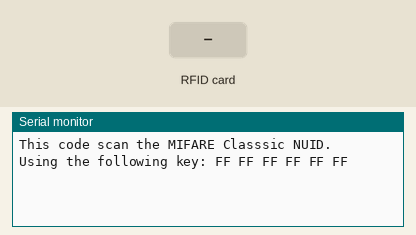
A sketch run on a simulated Arduino Uno, built with avr-gcc and run on an emulated ATmega328P. Parts: the last lines printed to the serial monitor. The inputs (shaded band) are chosen by the test bench.

Above: at 1.2 s.
1.3 s: RFID card 5E 7A 19 C4 held to the reader
At 2.3 s:
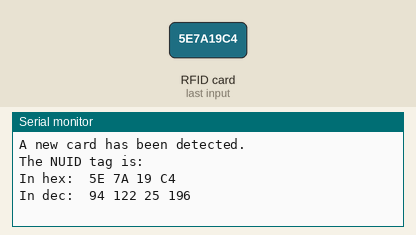
2.8 s: RFID card 5E 7A 19 C4 held to the reader
At 3.8 s:
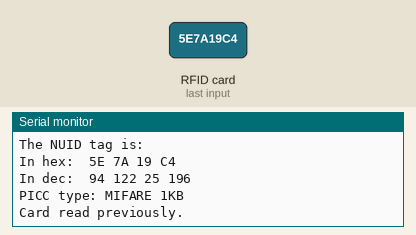

The sketch:

ReadNUID.ino
```cpp
// (licence header left out)
#include <SPI.h>
#include <MFRC522.h>

#define SS_PIN 10
#define RST_PIN 9

MFRC522 rfid(SS_PIN, RST_PIN); // Instance of the class

MFRC522::MIFARE_Key key;

// Init array that will store new NUID
byte nuidPICC[4];

void setup() {
  Serial.begin(9600);
  SPI.begin(); // Init SPI bus
  rfid.PCD_Init(); // Init MFRC522

  for (byte i = 0; i < 6; i++) {
    key.keyByte[i] = 0xFF;
  }

  Serial.println(F("This code scan the MIFARE Classsic NUID."));
  Serial.print(F("Using the following key:"));
  printHex(key.keyByte, MFRC522::MF_KEY_SIZE);
}

void loop() {

  // Reset the loop if no new card present on the sensor/reader. This saves the entire process when idle.
  if ( ! rfid.PICC_IsNewCardPresent())
    return;

  // Verify if the NUID has been readed
  if ( ! rfid.PICC_ReadCardSerial())
    return;

  Serial.print(F("PICC type: "));
  MFRC522::PICC_Type piccType = rfid.PICC_GetType(rfid.uid.sak);
  Serial.println(rfid.PICC_GetTypeName(piccType));

  // Check is the PICC of Classic MIFARE type
  // if (piccType != MFRC522::PICC_TYPE_MIFARE_MINI &&
  //   piccType != MFRC522::PICC_TYPE_MIFARE_1K &&
  //   piccType != MFRC522::PICC_TYPE_MIFARE_4K) {
  //   Serial.println(F("Your tag is not of type MIFARE Classic."));
  //   return;
  // }

  if (rfid.uid.uidByte[0] != nuidPICC[0] ||
    rfid.uid.uidByte[1] != nuidPICC[1] ||
    rfid.uid.uidByte[2] != nuidPICC[2] ||
    rfid.uid.uidByte[3] != nuidPICC[3] ) {
    Serial.println(F("A new card has been detected."));

    // Store NUID into nuidPICC array
    for (byte i = 0; i < 4; i++) {
      nuidPICC[i] = rfid.uid.uidByte[i];
    }

    Serial.println(F("The NUID tag is:"));
    Serial.print(F("In hex: "));
    printHex(rfid.uid.uidByte, rfid.uid.size);
    Serial.println();
    Serial.print(F("In dec: "));
    printDec(rfid.uid.uidByte, rfid.uid.size);
    Serial.println();
  }
  else Serial.println(F("Card read previously."));

  // Halt PICC
  rfid.PICC_HaltA();

  // Stop encryption on PCD
  rfid.PCD_StopCrypto1();
}


/**
 * Helper routine to dump a byte array as hex values to Serial.
 */
void printHex(byte *buffer, byte bufferSize) {
  for (byte i = 0; i < bufferSize; i++) {
    Serial.print(buffer[i] < 0x10 ? " 0" : " ");
    Serial.print(buffer[i], HEX);
  }
}

/**
 * Helper routine to dump a byte array as dec values to Serial.
 */
void printDec(byte *buffer, byte bufferSize) {
  for (byte i = 0; i < bufferSize; i++) {
    Serial.print(' ');
    Serial.print(buffer[i], DEC);
  }
}
```

Measured:
- after the input at 1.3 s, the serial monitor: prints a new line at once (image 1)
- after the input at 2.8 s, the serial monitor: prints a new line at once (image 2)
